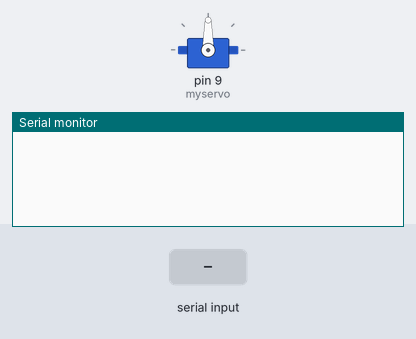
A sketch run on a simulated Arduino Uno, built with avr-gcc and run on an emulated ATmega328P. On the bench: servo, the last lines printed to the serial monitor. The inputs (shaded band) are chosen by the test bench.

Above: at 1.2 s.
1.3 s: "$\n" received over Serial
At 1.8 s:
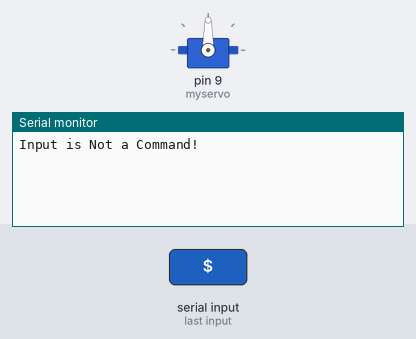
2.8 s: "S\n" received over Serial
At 4.2 s:
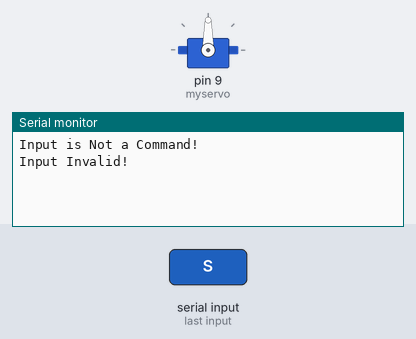

The sketch:

small_flipper_ARD.ino
```cpp
#include <Arduino.h>

//works needs capacitor in parallel w/ circuit
#include <Servo.h> // servo library

Servo myservo; // servo name
int delayTime = 6;
String inputData = "";

void setup() {
  // put your setup code here, to run once:
  Serial.begin(115200);
  myservo.attach(9);
}
bool ReceiveData(){
  while(Serial.available() > 0){
    inputData = Serial.readStringUntil('\n');
    inputData.trim(); //remove white space
    return true;
  }
  return false;
}
/***
PLACE FUNCTIONS BELOW HERE
***/
void flipItem(){
  // quick flip nametag
  for(int i=0; i< 180; i++){
    myservo.write(i);
    delay(delayTime);
  }
}

void loop() {
  if(ReceiveData()){
    if(inputData[0] == '$'){
      if(inputData[1] == 'S'){
        flipItem();
        Serial.println("motion done");
      }else if(inputData[1] == 'W'){
        //wait function
      }else if(inputData[1] == 'K'){
        //kill function
      }else if(inputData[1] == 'D'){
        //debug function
      }else{
        Serial.println("Input is Not a Command!");
      }
    }else{
      Serial.println("Input Invalid!");
    }
  }
}
```

Measured:
- after the input at 1.3 s, the serial monitor: prints a new line at once (image 1)
- after the input at 2.8 s, the serial monitor: prints a new line at once (image 2)
